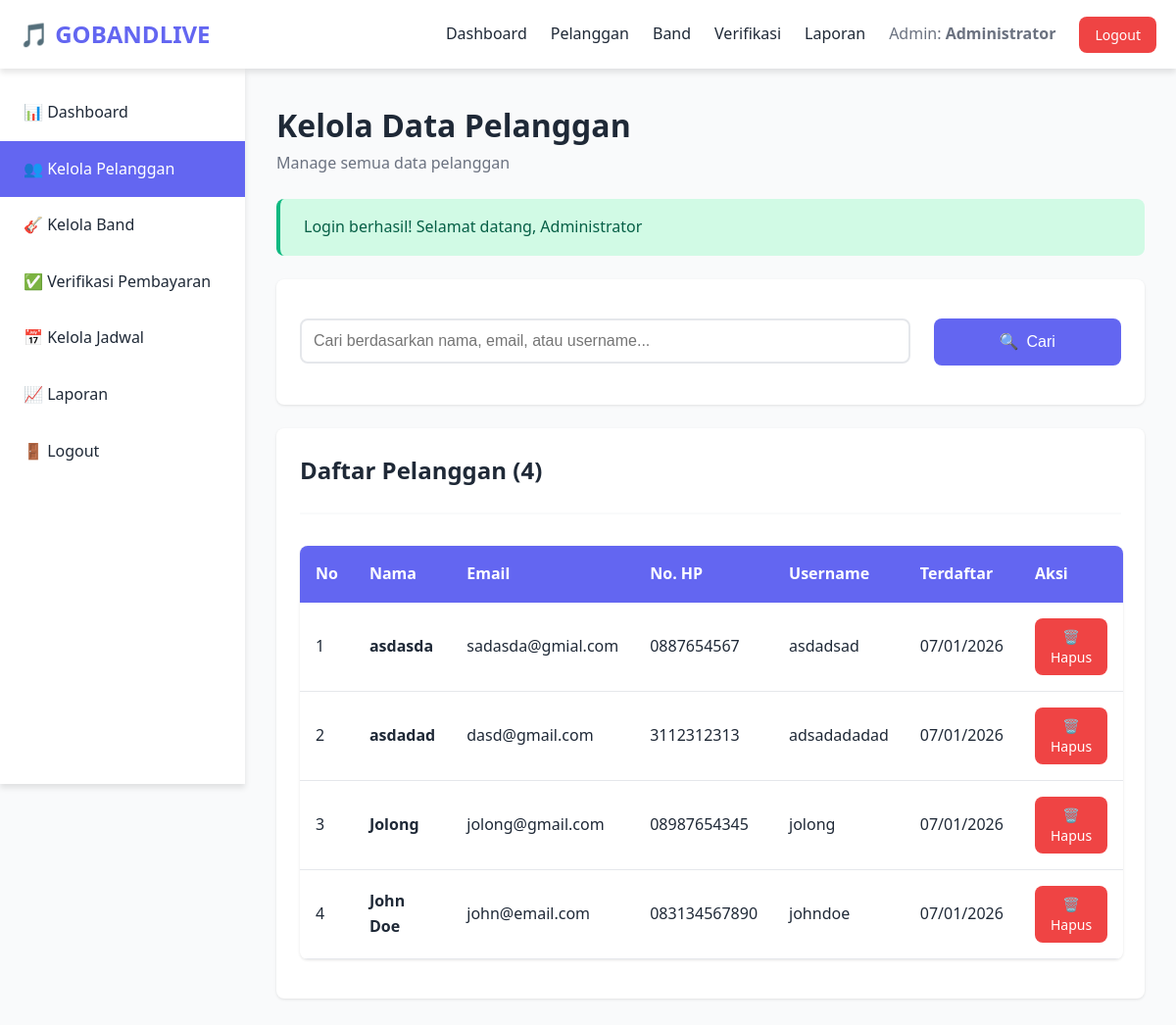
/admin/kelola_pelanggan.php (signed in), run on the app's committed database.
### tables this page shows
CREATE TABLE `users` (
  `id` int(11) NOT NULL,
  `nama` varchar(100) NOT NULL,
  `email` varchar(100) NOT NULL,
  `no_hp` varchar(15) NOT NULL,
  `alamat` text DEFAULT NULL,
  `username` varchar(50) NOT NULL,
  `password` varchar(255) NOT NULL,
  `role` enum('admin','pelanggan','band') NOT NULL,
  `created_at` timestamp NOT NULL DEFAULT current_timestamp(),
  `updated_at` timestamp NOT NULL DEFAULT current_timestamp() ON UPDATE current_timestamp()
);

### admin/kelola_pelanggan.php (the view, shortened to what this page needs)
<?php
require_once '../config/config.php';
require_once '../config/database.php';
$search = clean($_GET['search'] ?? '');
$sql = "SELECT * FROM users WHERE role = ?";
$params = [ROLE_PELANGGAN];
$sql .= " ORDER BY created_at DESC";
$stmt = $db->prepare($sql);
$stmt->execute($params);
$pelangganList = $stmt->fetchAll();
?>
<!DOCTYPE html>
<html lang="id">
<head>
    <link rel="stylesheet" href="../assets/css/style.css">
</head>
<body>
    <nav class="navbar">
        <div class="container navbar-container">
            <a href="../index.php" class="navbar-brand">
                🎵 <?php echo APP_NAME; ?>
            </a>
            <ul class="navbar-menu">
                <li><a href="dashboard.php">Dashboard</a></li>
                <li><a href="kelola_pelanggan.php">Pelanggan</a></li>
                <li><a href="kelola_band.php">Band</a></li>
                <li><a href="verifikasi_bayar.php">Verifikasi</a></li>
                <li><a href="laporan.php">Laporan</a></li>
                <li>
                    <span style="color: var(--gray);">
                        Admin: <strong><?php echo htmlspecialchars($_SESSION['nama']); ?></strong>
                    </span>
                </li>
                <li><a href="../auth/logout.php" class="btn btn-danger btn-sm">Logout</a></li>
            </ul>
        </div>
    </nav>
    <div class="main-wrapper">
        <aside class="sidebar">
            <ul class="sidebar-menu">
                <li><a href="dashboard.php">📊 Dashboard</a></li>
                <li><a href="kelola_pelanggan.php" class="active">👥 Kelola Pelanggan</a></li>
                <li><a href="kelola_band.php">🎸 Kelola Band</a></li>
                <li><a href="verifikasi_bayar.php">✅ Verifikasi Pembayaran</a></li>
                <li><a href="kelola_jadwal.php">📅 Kelola Jadwal</a></li>
                <li><a href="laporan.php">📈 Laporan</a></li>
                <li><a href="../auth/logout.php">🚪 Logout</a></li>
            </ul>
        </aside>
        <main class="main-content">
            <h1>Kelola Data Pelanggan</h1>
            <p class="text-gray mb-3">Manage semua data pelanggan</p>
            <div class="card mb-3">
                <div class="card-body">
                    <form method="GET" action="">
                        <div class="row">
                            <div class="col-9">
                                <input
                                    type="text"
                                    name="search"
                                    class="form-control"
                                    placeholder="Cari berdasarkan nama, email, atau username..."
                                    value="<?php echo htmlspecialchars($search); ?>"
                                >
                            </div>
                            <div class="col-3">
                                <button type="submit" class="btn btn-primary" style="width: 100%; display: flex; align-items: center; justify-content: center; gap: 0.5rem;">
                                    <span>🔍</span>
                                    <span>Cari</span>
                                </button>
                            </div>
                        </div>
                    </form>
                </div>
            </div>
            <div class="card">
                <div class="card-header">
                    <h3 class="card-title">Daftar Pelanggan (<?php echo count($pelangganList); ?>)</h3>
                </div>
                <div class="card-body">
                    <?php if (count($pelangganList) > 0): ?>
                        <table class="table">
                            <thead>
                                <tr>
                                    <th>No</th>
                                    <th>Nama</th>
                                    <th>Email</th>
                                    <th>No. HP</th>
                                    <th>Username</th>
                                    <th>Terdaftar</th>
                                    <th>Aksi</th>
                                </tr>
                            </thead>
                            <tbody>
                                <?php $no = 1; foreach ($pelangganList as $pelanggan): ?>
                                    <tr>
                                        <td><?php echo $no++; ?></td>
                                        <td><strong><?php echo htmlspecialchars($pelanggan['nama']); ?></strong></td>
                                        <td><?php echo htmlspecialchars($pelanggan['email']); ?></td>
                                        <td><?php echo htmlspecialchars($pelanggan['no_hp']); ?></td>
                                        <td><?php echo htmlspecialchars($pelanggan['username']); ?></td>
                                        <td><?php echo date('d/m/Y', strtotime($pelanggan['created_at'])); ?></td>
                                        <td>
                                            <a href="?hapus=<?php echo $pelanggan['id']; ?>"
                                               class="btn btn-sm btn-danger"
                                               onclick="return confirm('Yakin ingin menghapus pelanggan ini?')">
                                                🗑️ Hapus
                                            </a>
                                        </td>
                                    </tr>
                                <?php endforeach; ?>
                            </tbody>
                        </table>
                    <?php else: ?>
                        <div class="text-center" style="padding: 3rem;">
                            <p class="text-gray" style="font-size: 1.2rem;">Tidak ada data pelanggan</p>
                        </div>
                    <?php endif; ?>
                </div>
            </div>
        </main>
    </div>
</body>
</html>

### assets/css/style.css (style rules this page uses)
* { margin: 0; padding: 0; box-sizing: border-box; }
:root { --primary: #6366f1; --primary-dark: #4f46e5; --secondary: #ec4899; --success: #10b981; --danger: #ef4444; --warning: #f59e0b; --info: #3b82f6; --dark: #1f2937; --light: #f9fafb; --gray: #6b7280; --white: #ffffff; --shadow: 0 1px 3px rgba(0,0,0,0.1); --shadow-md: 0 4px 6px rgba(0,0,0,0.1); --shadow-lg: 0 10px 15px rgba(0,0,0,0.1); --radius: 8px; --transition: all 0.3s ease; }
body { font-family: 'Segoe UI', Tahoma, Geneva, Verdana, sans-serif; background: var(--light); color: var(--dark); line-height: 1.6; overflow-x: hidden; }
.container { max-width: 1200px; margin: 0 auto; padding: 0 20px; width: 100%; }
.navbar { background: var(--white); box-shadow: var(--shadow-md); padding: 1rem 0; position: sticky; top: 0; z-index: 1000; }
.navbar-container { display: flex; justify-content: space-between; align-items: center; flex-wrap: wrap; gap: 1rem; }
.navbar-brand { font-size: 1.5rem; font-weight: bold; color: var(--primary); text-decoration: none; display: flex; align-items: center; gap: 10px; }
.navbar-menu { display: flex; list-style: none; gap: 1.5rem; align-items: center; flex-wrap: wrap; }
.navbar-menu a { text-decoration: none; color: var(--dark); font-weight: 500; transition: var(--transition); }
.navbar-menu .btn-danger { background: var(--danger); color: white; }
.btn { display: inline-block; padding: 0.75rem 1.5rem; border: none; border-radius: var(--radius); font-size: 1rem; font-weight: 500; cursor: pointer; transition: var(--transition); text-decoration: none; text-align: center; line-height: 1.5; }
.btn-primary { background: var(--primary); color: var(--white); }
.btn-danger { background: var(--danger); color: var(--white); }
.btn-sm { padding: 0.5rem 1rem; font-size: 0.875rem; }
.card { background: var(--white); border-radius: var(--radius); box-shadow: var(--shadow); padding: 1.5rem; margin-bottom: 1.5rem; transition: var(--transition); max-width: 100%; }
.card-header { border-bottom: 2px solid var(--light); padding-bottom: 1rem; margin-bottom: 1rem; }
.card-title { font-size: 1.5rem; color: var(--dark); margin-bottom: 0.5rem; }
.card-body { padding: 1rem 0; }
.form-control { width: 100%; padding: 0.75rem; border: 2px solid #e5e7eb; border-radius: var(--radius); font-size: 1rem; transition: var(--transition); box-sizing: border-box; }
.table { width: 100%; border-collapse: collapse; background: var(--white); border-radius: var(--radius); overflow: hidden; box-shadow: var(--shadow); }
.table thead { background: var(--primary); color: var(--white); }
.table th, .table td { padding: 1rem; text-align: left; }
.table tbody tr { border-bottom: 1px solid #e5e7eb; transition: var(--transition); }
.row { display: flex; flex-wrap: wrap; margin: 0 -0.75rem; }
.row > [class*="col-"] { padding: 0 0.75rem; box-sizing: border-box; }
.col-3 { flex: 0 0 25%; max-width: 25%; }
.col-9 { flex: 0 0 75%; max-width: 75%; }
.sidebar { background: var(--white); width: 250px; min-height: calc(100vh - 70px); box-shadow: var(--shadow-md); position: fixed; left: 0; top: 70px; overflow-y: auto; }
.sidebar-menu { list-style: none; padding: 1rem 0; }
.sidebar-menu li a { display: block; padding: 1rem 1.5rem; color: var(--dark); text-decoration: none; transition: var(--transition); }
.sidebar-menu li a:hover, .sidebar-menu li a.active { background: var(--primary); color: var(--white); }
.main-wrapper { display: flex; min-height: calc(100vh - 70px); }
.main-content { flex: 1; margin-left: 250px; padding: 2rem; max-width: calc(100vw - 250px); width: 100%; box-sizing: border-box; }
.text-gray { color: var(--gray); }
.mb-3 { margin-bottom: 1.5rem; }

### data on the page
users: nama "asdasda", email "sadasda@gmial.com", no_hp "0887654567", username "asdadsad", created_at "07/01/2026"
users: nama "asdadad", email "dasd@gmail.com", no_hp "3112312313", username "adsadadadad", created_at "07/01/2026"
users: nama "Jolong", email "jolong@gmail.com", no_hp "08987654345", username "jolong", created_at "07/01/2026"
users: nama "John Doe", email "john@email.com", no_hp "083134567890", username "johndoe", created_at "07/01/2026"

### other printed values
APP_NAME "GOBANDLIVE"
$_SESSION['nama'] "Administrator"
$message "Login berhasil! Selamat datang, Administrator"
count($pelangganList) "4"
